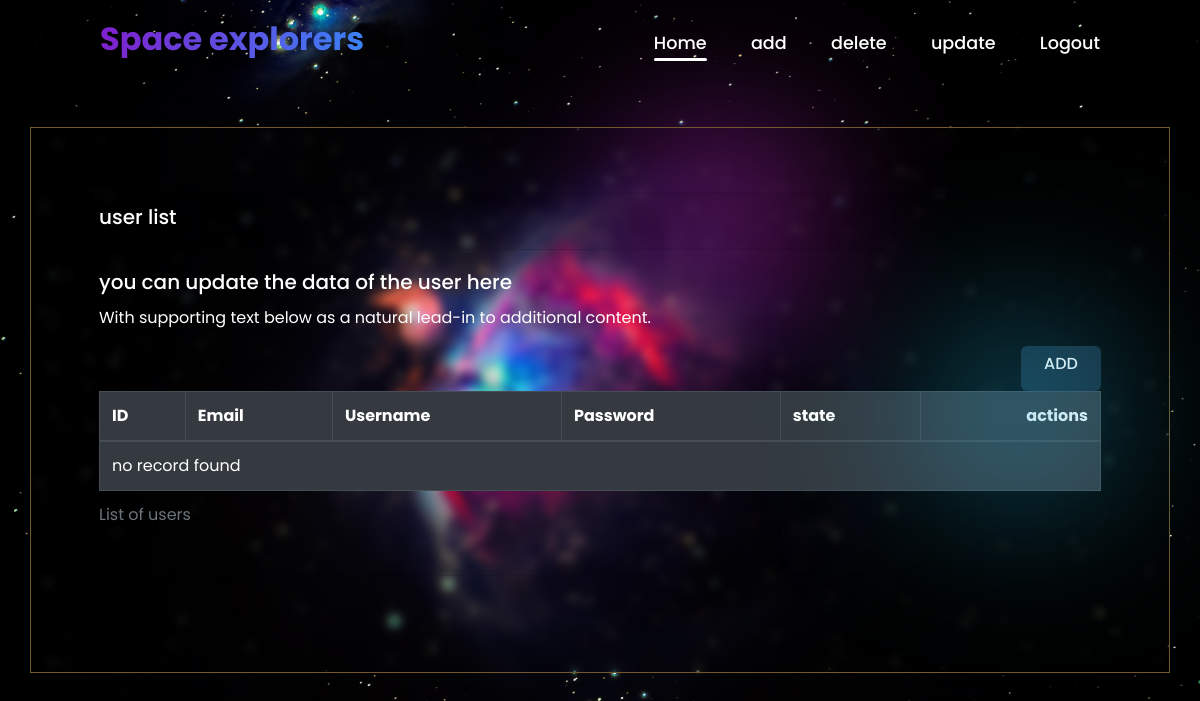
The app's page /admin/update.php, older data.
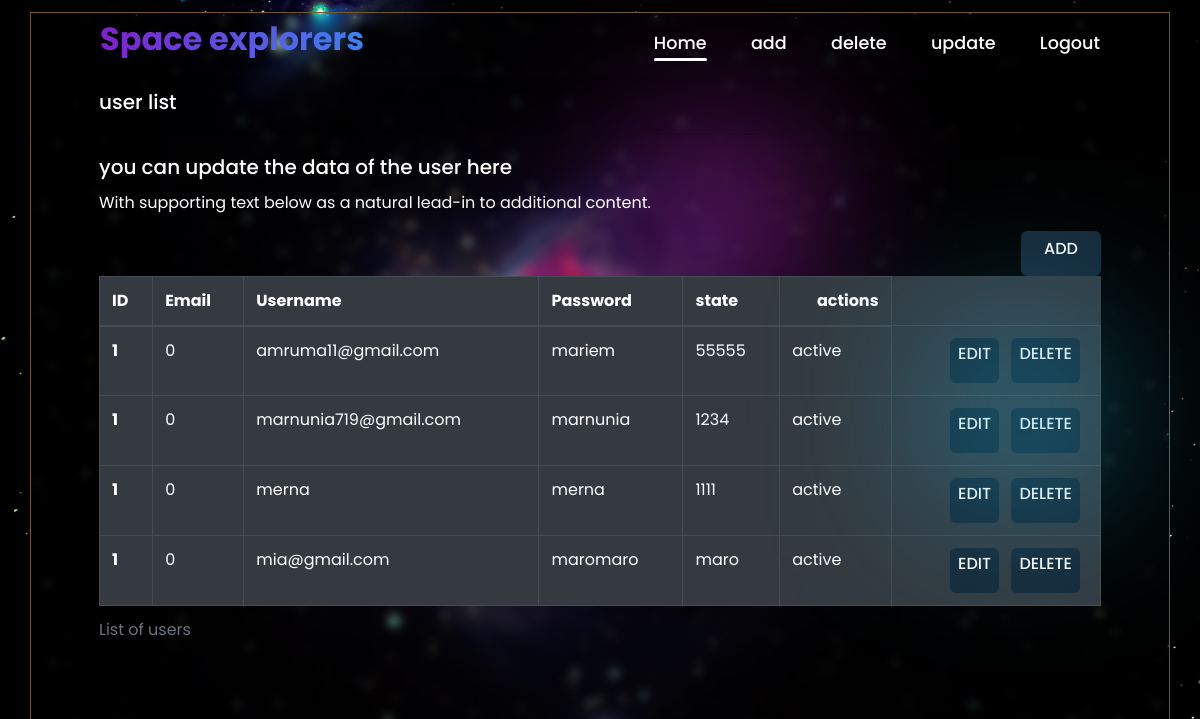
The same page, newer data.
### tables this page shows
CREATE TABLE `user` (
  `user_id` int(11) NOT NULL,
  `user_email` varchar(50) NOT NULL,
  `user_username` varchar(50) NOT NULL,
  `user_password` varchar(10) NOT NULL,
  `user_state` int(11) NOT NULL DEFAULT 1
);

### admin/update.php (the view, shortened to what this page needs)
<!DOCTYPE html>
<html lang="en">
<head>
    <link rel="stylesheet" href="https://cdn.jsdelivr.net/npm/bootstrap@4.6.2/dist/css/bootstrap.min.css">
    <link rel="stylesheet" href="..\homee.css">
</head>
<?php include 'header.php';?>
<body>
    <div class="container">
        <div class="jumbotron" style="backdrop-filter: blur(5px)">
        <div class="card ">
        <div class="card-header">
           <h5 > user list </h5>
        </div>
        <div class="card-body">
            <h5 class="card-title">you can update the data of the user here </h5>
            <p class="card-text">With supporting text below as a natural lead-in to additional content.</p>
            <div class="row">
                <div class="col-md-12 text-right ">
                <a href="add.php" class="btn btn-success btn-mx-2 badge-pill " style="width: 80px; "> ADD </a>
                </div>
            </div>
            <table class="table table-hover table-bordered table-dark">
                    <caption>List of users</caption>
                    <thead>
                        <tr>
                        <th scope="col">ID</th>
                        <th scope="col">Email</th>
                        <th scope="col">Username</th>
                        <th scope="col" >Password</th>
                        <th scope="col" >state </th>
                        <th scope="col" class="text-right">actions </th>
                        </tr>
                    </thead>
                    <tbody>
                        <?php
                            include ('connection.php');
                            $query= "SELECT * FROM `user`" ;
                            $sql = mysqli_query($con , $query) ;
                            if ($sql->num_rows>0)
                            {
                                 foreach($sql as $sqlitems)
                                 {
                                    ?>
                                    <tr>
                                    <th scope="row">1</th>
                                    <td><?= $sqlitems['user_id'] ?></td>
                                    <td><?= $sqlitems['user_email'] ?></td>
                                    <td><?= $sqlitems['user_username'] ?></td>
                                    <td><?= $sqlitems['user_password'] ?></td>
                                    <td><?= $sqlitems['user_state']==1 ? 'active' :'banned'?></td>
                                    <td class="text-right">
                                    <a href="edit.php?id=<?= $sqlitems['user_id'] ?>" class="btn btn-primary btn-sm">EDIT</a>
                                    <a  href="delete.php?id=<?= $sqlitems['user_id'] ?>" class="btn btn-danger btn-sm mx-2">DELETE</a>
                                    </td>
                                    </tr>
                                    <?php
                                 }
                            }
                            else
                            {
                                ?>
                                <tr>
                                    <td colspan="7">no record found </td>
                                </tr>
                                <?php
                            }
                        ?>
                    </tbody>
                 </table>
                </div>
             </div>
        </div>
    </div>
</body>
</html>

### admin/header.php (shortened to what this page needs)
<!DOCTYPE html>
<html lang="en">
<head>
</head>
<header>
        <h2 class="Space">Space explorers</h2>
        <nav class="navigation">
            <a href="cpanel.php" id="homeLink">Home</a>
            <a href="add.php">add</a>
            <a href="delete.php">delete</a>
            <a href="update.php">update</a>
        <div class="dropdown">
            <a href="#">Logout</a>
        </nav>
    </header>

### Homee.css (style rules this page uses)
* { margin: 0; padding: 0; box-sizing: border-box; font-family: 'Poppins', sans-serif; }
body { display: flex; justify-content: center; align-items: center; min-height: 100vh; background-color: #252954; background-size: cover; background-position: center; background-color: #221f2f; }
header { position: fixed; top: 0; left: 0; width: 100%; padding: 20px 100px; display: flex; justify-content: space-between; align-items: center; z-index: 99; }
body::before { content: ""; position: absolute; width: 120px; height: 120px; left: 55%; top: 20%; background-color: #ed2ff0; filter: blur(90px); }
body::after { content: ""; position: absolute; width: 120px; height: 120px; left: 80%; top: 44%; background-color: #22a8cd; filter: blur(90px); }
.Space { background: linear-gradient(95deg, #7e22ce 3.2%, #3b82f6 99.5%); background-clip: text; -webkit-background-clip: text; -webkit-text-fill-color: transparent; font-weight: 700; font-size: 32px; }
.navigation a { position: relative; font-size: 1.1em; color: #fff; text-decoration: none; font-weight: 500; margin-left: 40px; }
.navigation a::after { content: ''; position: absolute; left: 0; bottom: -6px; width: 100%; height: 3px; background: #fff; border-radius: 5px; transform-origin: right; transform: scaleX(0); transition: transform .5s; }
.navigation #homeLink::after { content: ''; position: absolute; left: 0; bottom: -6px; width: 100%; height: 3px; background: #fff; border-radius: 5px; transform-origin: right; transform: scaleY(1); transition: transform .5s; }
.btn { height: 45px; background: #162938; border: none; outline: none; border-radius: 6px; cursor: pointer; font-size: 1em; color: #fff; font-weight: 500; }

### admin/update.php (style rules this page uses)
body { background-image: url(wallpaperflare.com_wallpaper.jpg); background-size: cover; height: 97vh; display: flex; justify-content: center; align-items: center; }
.container { backdrop-filter: blur(5px); border: 1px solid #72582c; }
.jumbotron { backdrop-filter: blur(5px); background-color: transparent; }
.card { backdrop-filter: blur(5px); background-color: transparent; color: white; }

### admin/header.php (style rules this page uses)
.dropdown { position: relative; display: inline-block; }

Row changes from the older to the newer data that the page shows:
added user: user "0", user_email "amruma11@gmail.com", user_username "mariem", user_password "55555", user_state "active"
added user: user "0", user_email "marnunia719@gmail.com", user_username "marnunia", user_password "1234", user_state "active"
added user: user "0", user_email "merna", user_username "merna", user_password "1111", user_state "active"
added user: user "0", user_email "mia@gmail.com", user_username "maromaro", user_password "maro", user_state "active"
Text that changed along with them:
text no longer shown: "no record found"
